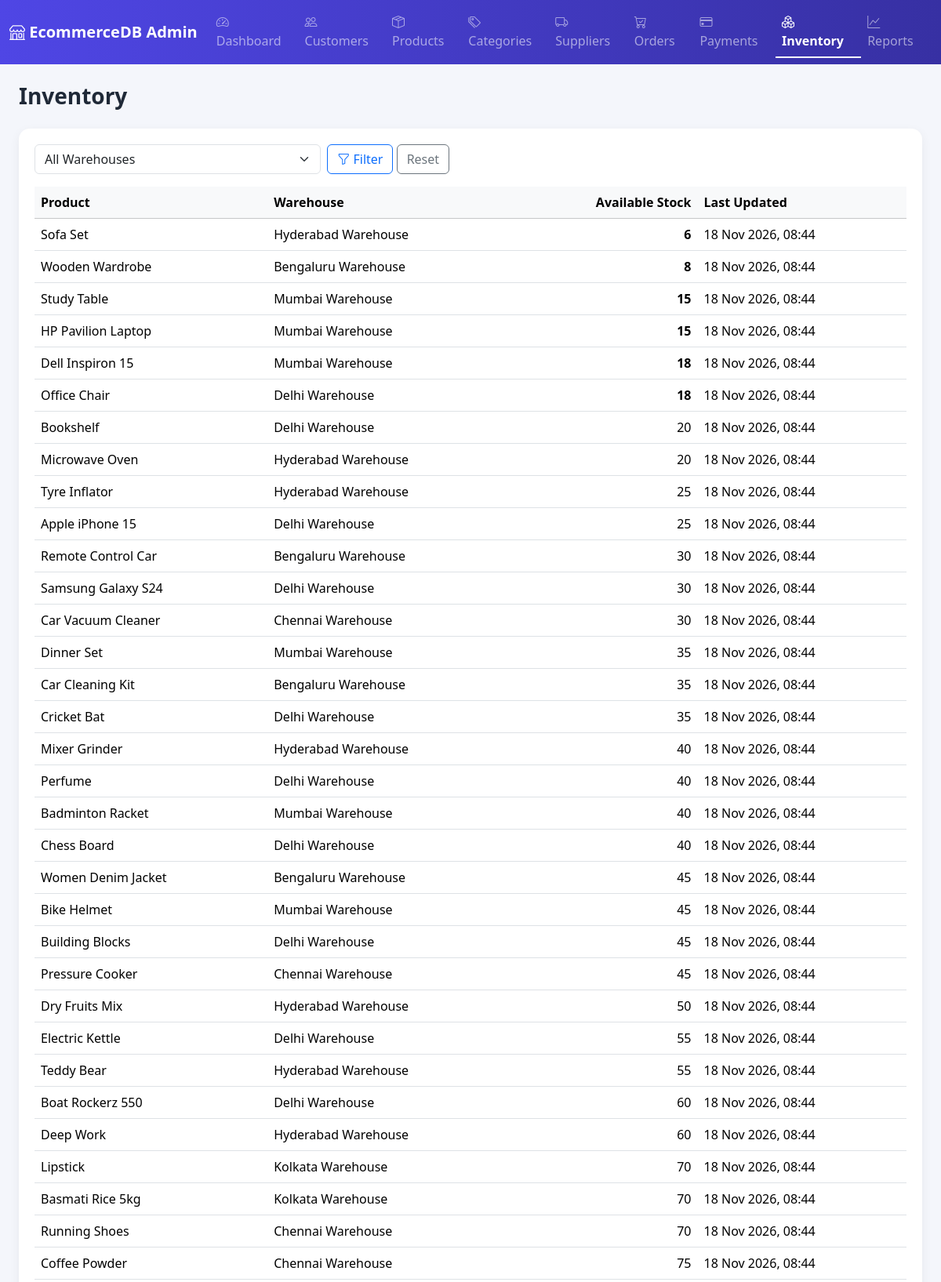
The page /inventory.php (upper part) on the database its author committed.
### tables this page shows
CREATE TABLE Inventory
(
InventoryID INT AUTO_INCREMENT PRIMARY KEY,
ProductID INT NOT NULL UNIQUE,
AvailableStock INT
	DEFAULT 0
	CHECK(AvailableStock >= 0),
Warehouse VARCHAR(100),
LastUpdated TIMESTAMP
	DEFAULT CURRENT_TIMESTAMP
	ON UPDATE CURRENT_TIMESTAMP,
FOREIGN KEY(ProductID) REFERENCES Products(ProductID)
);

CREATE TABLE Products(
ProductID INT AUTO_INCREMENT PRIMARY KEY,
ProductName VARCHAR(150) NOT NULL,
CategoryID INT NOT NULL,
SupplierID INT NOT NULL,
Price DECIMAL(10,2) NOT NULL CHECK (Price >= 0),
Stock INT NOT NULL DEFAULT 0 CHECK (Stock >= 0),
Description VARCHAR(255),
CreatedAt TIMESTAMP DEFAULT CURRENT_TIMESTAMP,
FOREIGN KEY (CategoryID) REFERENCES Categories(CategoryID),
FOREIGN KEY (SupplierID) REFERENCES Suppliers(SupplierID)
);

### config.php (called while the page is built, shortened)
<?php
function h($value) {
    return htmlspecialchars((string)$value, ENT_QUOTES, 'UTF-8');
}

### inventory.php (the view, shortened to what this page needs)
<?php
require 'config.php';
$sql = "
    SELECT i.*, p.ProductName, p.Price
    FROM Inventory i
    JOIN Products p ON i.ProductID = p.ProductID
    WHERE 1=1
";
$params = [];
$sql .= " ORDER BY i.AvailableStock ASC";
$stmt = $pdo->prepare($sql);
$stmt->execute($params);
$inventory = $stmt->fetchAll();
require 'includes/header.php';
?>
<h3 class="page-title mb-4">Inventory</h3>
<div class="table-card">
  <form class="row g-2 mb-3" method="get">
    <div class="col-md-4">
      <select name="warehouse" class="form-select">
        <option value="">All Warehouses</option>
      </select>
    </div>
    <div class="col-auto">
      <button class="btn btn-outline-primary"><i class="bi bi-funnel"></i> Filter</button>
      <a href="inventory.php" class="btn btn-outline-secondary">Reset</a>
    </div>
  </form>
  <div class="table-responsive">
    <table class="table table-hover align-middle">
      <thead class="table-light">
        <tr><th>Product</th><th>Warehouse</th><th class="text-end">Available Stock</th><th>Last Updated</th></tr>
      </thead>
      <tbody>
      <?php foreach ($inventory as $i): ?>
        <tr>
          <td><?= h($i['ProductName']) ?></td>
          <td><?= h($i['Warehouse']) ?></td>
          <td class="text-end <?= $i['AvailableStock'] < 20 ? 'low-stock' : '' ?>"><?= (int)$i['AvailableStock'] ?></td>
          <td><?= h(date('d M Y, H:i', strtotime($i['LastUpdated']))) ?></td>
        </tr>
      <?php endforeach; ?>
      </tbody>
    </table>
  </div>
</div>
<?php require 'includes/footer.php'; ?>

### assets/style.css (style rules this page uses)
:root { --brand: #4f46e5; --brand-dark: #3730a3; }
body { background-color: #f4f6fb; font-family: 'Segoe UI', system-ui, -apple-system, sans-serif; }
.table-card { background: #fff; border-radius: 14px; box-shadow: 0 4px 14px rgba(0,0,0,0.06); padding: 1.25rem; }
.low-stock { color: #b91c1c; font-weight: 600; }
.page-title { font-weight: 700; color: #1f2937; }

### rows shown on the page
inventory: ProductID.ProductName "Sofa Set", Warehouse "Hyderabad Warehouse", AvailableStock "6", LastUpdated "18 Nov 2026, 08:44"
inventory: ProductID.ProductName "Wooden Wardrobe", Warehouse "Bengaluru Warehouse", AvailableStock "8", LastUpdated "18 Nov 2026, 08:44"
inventory: ProductID.ProductName "Study Table", Warehouse "Mumbai Warehouse", AvailableStock "15", LastUpdated "18 Nov 2026, 08:44"
inventory: ProductID.ProductName "HP Pavilion Laptop", Warehouse "Mumbai Warehouse", AvailableStock "15", LastUpdated "18 Nov 2026, 08:44"
inventory: ProductID.ProductName "Dell Inspiron 15", Warehouse "Mumbai Warehouse", AvailableStock "18", LastUpdated "18 Nov 2026, 08:44"
inventory: ProductID.ProductName "Office Chair", Warehouse "Delhi Warehouse", AvailableStock "18", LastUpdated "18 Nov 2026, 08:44"
inventory: ProductID.ProductName "Bookshelf", Warehouse "Delhi Warehouse", AvailableStock "20", LastUpdated "18 Nov 2026, 08:44"
inventory: ProductID.ProductName "Microwave Oven", Warehouse "Hyderabad Warehouse", AvailableStock "20", LastUpdated "18 Nov 2026, 08:44"
inventory: ProductID.ProductName "Tyre Inflator", Warehouse "Hyderabad Warehouse", AvailableStock "25", LastUpdated "18 Nov 2026, 08:44"
inventory: ProductID.ProductName "Apple iPhone 15", Warehouse "Delhi Warehouse", AvailableStock "25", LastUpdated "18 Nov 2026, 08:44"
inventory: ProductID.ProductName "Remote Control Car", Warehouse "Bengaluru Warehouse", AvailableStock "30", LastUpdated "18 Nov 2026, 08:44"
inventory: ProductID.ProductName "Samsung Galaxy S24", Warehouse "Delhi Warehouse", AvailableStock "30", LastUpdated "18 Nov 2026, 08:44"
inventory: ProductID.ProductName "Car Vacuum Cleaner", Warehouse "Chennai Warehouse", AvailableStock "30", LastUpdated "18 Nov 2026, 08:44"
inventory: ProductID.ProductName "Dinner Set", Warehouse "Mumbai Warehouse", AvailableStock "35", LastUpdated "18 Nov 2026, 08:44"
inventory: ProductID.ProductName "Car Cleaning Kit", Warehouse "Bengaluru Warehouse", AvailableStock "35", LastUpdated "18 Nov 2026, 08:44"
inventory: ProductID.ProductName "Cricket Bat", Warehouse "Delhi Warehouse", AvailableStock "35", LastUpdated "18 Nov 2026, 08:44"
inventory: ProductID.ProductName "Mixer Grinder", Warehouse "Hyderabad Warehouse", AvailableStock "40", LastUpdated "18 Nov 2026, 08:44"
inventory: ProductID.ProductName "Perfume", Warehouse "Delhi Warehouse", AvailableStock "40", LastUpdated "18 Nov 2026, 08:44"
inventory: ProductID.ProductName "Badminton Racket", Warehouse "Mumbai Warehouse", AvailableStock "40", LastUpdated "18 Nov 2026, 08:44"
inventory: ProductID.ProductName "Chess Board", Warehouse "Delhi Warehouse", AvailableStock "40", LastUpdated "18 Nov 2026, 08:44"
inventory: ProductID.ProductName "Women Denim Jacket", Warehouse "Bengaluru Warehouse", AvailableStock "45", LastUpdated "18 Nov 2026, 08:44"
inventory: ProductID.ProductName "Bike Helmet", Warehouse "Mumbai Warehouse", AvailableStock "45", LastUpdated "18 Nov 2026, 08:44"
inventory: ProductID.ProductName "Building Blocks", Warehouse "Delhi Warehouse", AvailableStock "45", LastUpdated "18 Nov 2026, 08:44"
inventory: ProductID.ProductName "Pressure Cooker", Warehouse "Chennai Warehouse", AvailableStock "45", LastUpdated "18 Nov 2026, 08:44"
inventory: ProductID.ProductName "Dry Fruits Mix", Warehouse "Hyderabad Warehouse", AvailableStock "50", LastUpdated "18 Nov 2026, 08:44"
inventory: ProductID.ProductName "Electric Kettle", Warehouse "Delhi Warehouse", AvailableStock "55", LastUpdated "18 Nov 2026, 08:44"
inventory: ProductID.ProductName "Teddy Bear", Warehouse "Hyderabad Warehouse", AvailableStock "55", LastUpdated "18 Nov 2026, 08:44"
inventory: ProductID.ProductName "Boat Rockerz 550", Warehouse "Delhi Warehouse", AvailableStock "60", LastUpdated "18 Nov 2026, 08:44"
inventory: ProductID.ProductName "Deep Work", Warehouse "Hyderabad Warehouse", AvailableStock "60", LastUpdated "18 Nov 2026, 08:44"
inventory: ProductID.ProductName "Lipstick", Warehouse "Kolkata Warehouse", AvailableStock "70", LastUpdated "18 Nov 2026, 08:44"
inventory: ProductID.ProductName "Basmati Rice 5kg", Warehouse "Kolkata Warehouse", AvailableStock "70", LastUpdated "18 Nov 2026, 08:44"
inventory: ProductID.ProductName "Running Shoes", Warehouse "Chennai Warehouse", AvailableStock "70", LastUpdated "18 Nov 2026, 08:44"
inventory: ProductID.ProductName "Coffee Powder", Warehouse "Chennai Warehouse", AvailableStock "75", LastUpdated "18 Nov 2026, 08:44"
